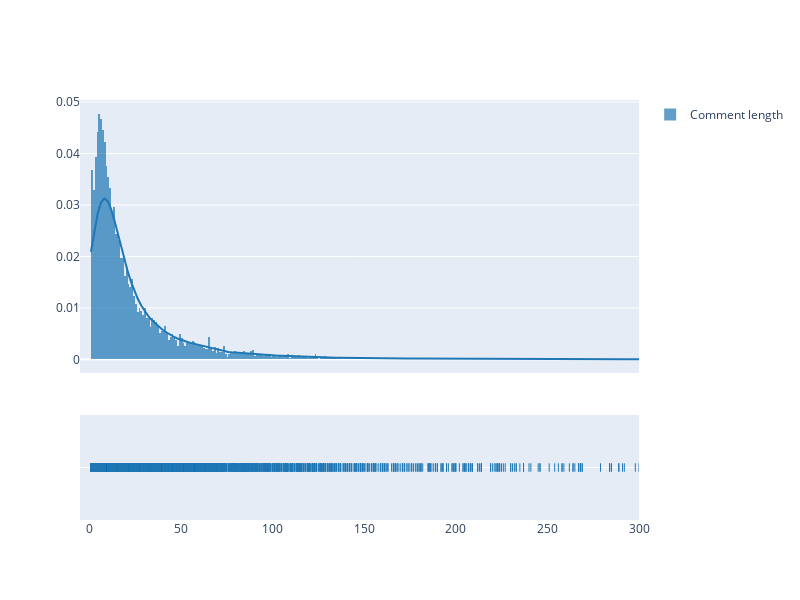

The notebook cell this image was saved under:
### Code cell
fig = ff.create_distplot([comment_lens], ["Comment length"], curve_type="kde", histnorm="probability")
fig.update_layout(
    width = 800, height = 600, 
    xaxis = {"range" : [-5,300]}
)
#fig.update_xaxes(type="log")

### Figure 1 — Plotly figure (JSON) as saved in the notebook; plotly's stock layout.template omitted (floating-point values rounded to 4 significant figures; data arrays with more than 128 entries replaced by an {"elided": "..."} marker saying what was removed)
{"data": [{"autobinx": false, "histnorm": "probability", "legendgroup": "Comment length", "marker": {"color": "rgb(31, 119, 180)"}, "name": "Comment length", "opacity": 0.7, "type": "histogram", "x": {"elided": "12358 int values"}, "xaxis": "x", "xbins": {"end": 915, "size": 1, "start": 1}, "yaxis": "y"}, {"legendgroup": "Comment length", "marker": {"color": "rgb(31, 119, 180)"}, "mode": "lines", "name": "Comment length", "showlegend": false, "type": "scatter", "x": {"elided": "500 float values"}, "xaxis": "x", "y": {"elided": "500 float values"}, "yaxis": "y"}, {"legendgroup": "Comment length", "marker": {"color": "rgb(31, 119, 180)", "symbol": "line-ns-open"}, "mode": "markers", "name": "Comment length", "showlegend": false, "type": "scatter", "x": {"elided": "12358 int values"}, "xaxis": "x", "y": {"elided": "12358 str values"}, "yaxis": "y2"}], "layout": {"barmode": "overlay", "height": 600, "hovermode": "closest", "legend": {"traceorder": "reversed"}, "width": 800, "xaxis": {"anchor": "y2", "domain": [0, 1], "range": [-5, 300], "zeroline": false}, "yaxis": {"anchor": "free", "domain": [0.35, 1], "position": 0}, "yaxis2": {"anchor": "x", "domain": [0, 0.25], "dtick": 1, "showticklabels": false}}}
